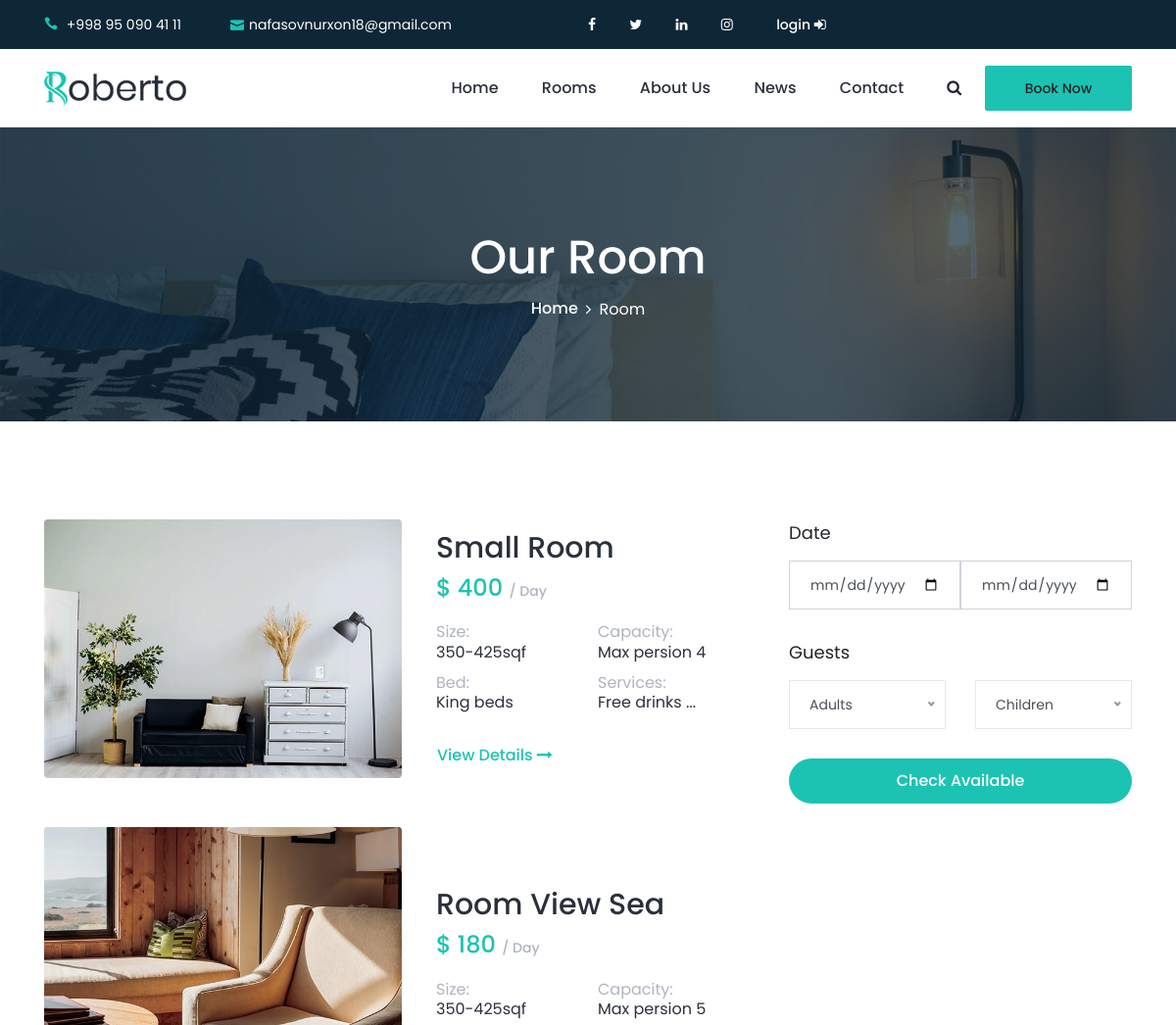
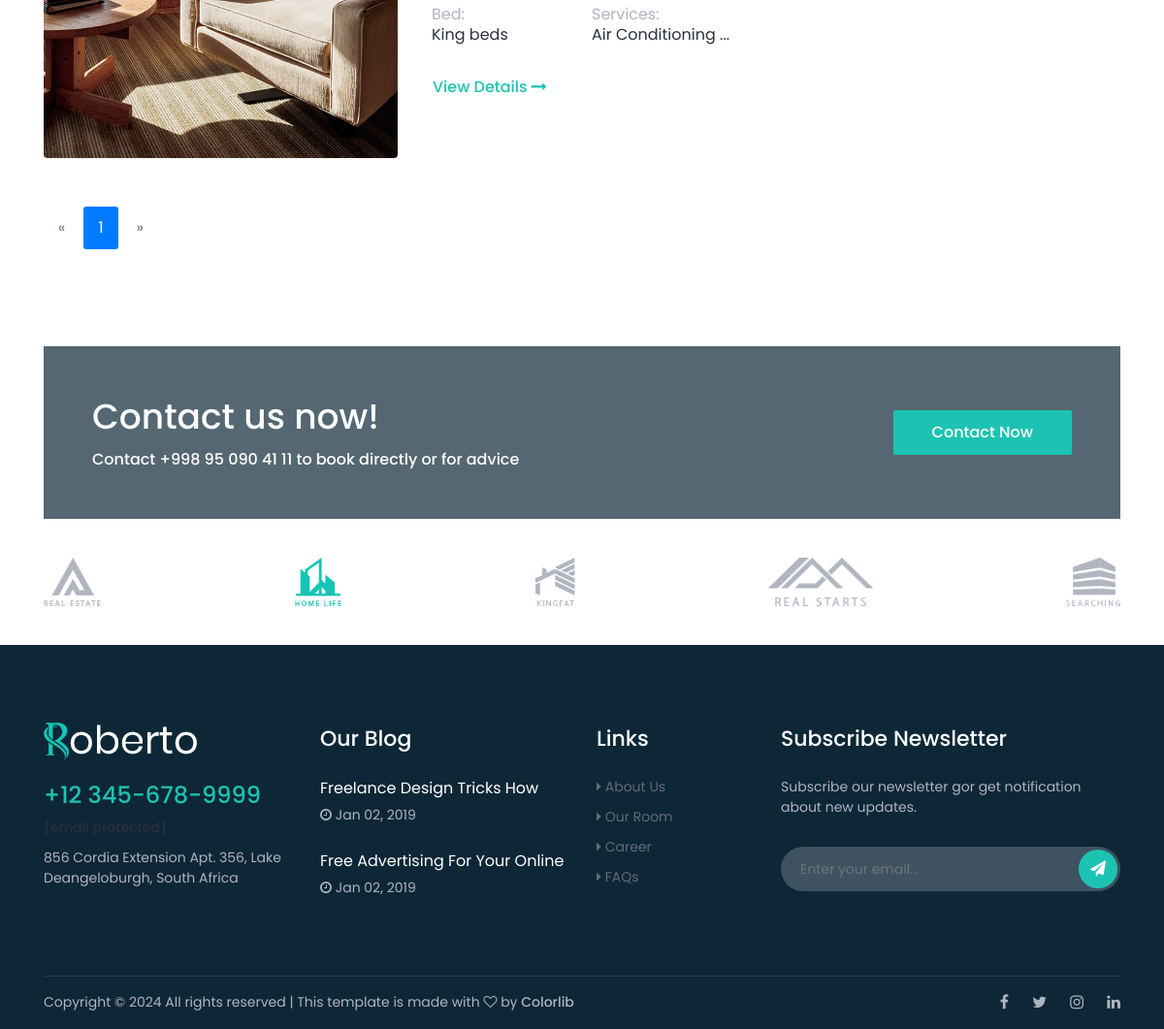
The page /romms/ on the database its author committed (2 pictures, top to bottom).
### apps/main/models.py (models this page shows)
class MeContact(BaseModel):
    phone = models.CharField(max_length=25)
    email = models.EmailField()
    facebook = models.URLField(null=True, blank=True)
    linkedin = models.URLField(null=True, blank=True)
    twitter = models.URLField(null=True, blank=True)
    instagram = models.URLField(null=True, blank=True)
    address = models.CharField(max_length=35, null=True, blank=True)
    open_time = models.TimeField(null=True, blank=True)
    close_time = models.TimeField(null=True, blank=True)

class Partners(BaseModel):
    name = models.CharField(max_length=221)
    image = models.ImageField(upload_to='partners/')
    url = models.URLField(null=True, blank=True)

### apps/rooms/models.py (models this page shows, shortened)
class Rooms(BaseModel):
    title = models.CharField(max_length=221)
    author = models.ForeignKey('auth.User', on_delete=models.SET_NULL, null=True)
    services = models.ManyToManyField(RoomServices, related_name='services')
    bed = models.CharField(max_length=221)
    cost = models.CharField(max_length=25)
    size = models.CharField(max_length=25)
    adults = models.IntegerField(null=True, blank=True)
    children = models.IntegerField(null=True)
    capacity = models.CharField(max_length=40)

class RoomImages(models.Model):
    room = models.ForeignKey(Rooms, on_delete=models.CASCADE, related_name='images')
    image = models.ImageField(upload_to='images/')

class RoomServices(BaseModel):
    title = models.CharField(max_length=50)
    image = models.ImageField(upload_to='images/')

### apps/rooms/views.py (the view)
# urls.py: path('', RoomsView.as_view(), name='rooms'),
class RoomsView(View):
    template_name = 'rooms/room.html'
    def get(self, request, *args, **kwargs):
        print(request.GET)
        rooms = Rooms.objects.all().order_by('-id')
        chick_in = request.GET.get('check_in')
        chick_out = request.GET.get('check_out')
        adults = request.GET.get('adults')
        children = request.GET.get('children')
        print(chick_in, chick_out, adults, children)
        if chick_in and chick_out:
            print(chick_in, chick_out)
            rooms = rooms.filter(~Q(datas__check_in__lte=chick_out) | ~Q(datas__check_out__gte=chick_in))
        if children or adults:
            adults = int(adults)
            children = int(children)
            rooms = rooms.filter(Q(children__gte=children))
            rooms = rooms.filter(Q(adults__gte=adults))
        paginator = Paginator(rooms, 6)
        page = request.GET.get('page')
        rooms = paginator.get_page(page)
        context = {
            'rooms': rooms,
        }
        return render(request, self.template_name, context)

### apps/main/templatetags/Me_contact.py (called while the page is built)
@register.simple_tag()
def me_contact():
    return MeContact.objects.get()

@register.simple_tag()
def partners():
    return Partners.objects.all()

### templates/rooms/room.html (shortened to what this page needs)
{% extends 'base.html' %}
{% load static %}
{% block content %}
    <div class="breadcrumb-area bg-img bg-overlay jarallax"
         style="background-image: url({% static 'img/bg-img/16.jpg' %});">
        <div class="container h-100">
            <div class="row h-100 align-items-center">
                <div class="col-12">
                    <div class="breadcrumb-content text-center">
                        <h2 class="page-title">Our Room</h2>
                        <nav aria-label="breadcrumb">
                            <ol class="breadcrumb justify-content-center">
                                <li class="breadcrumb-item"><a href="{% url 'main:home' %}">Home</a></li>
                                <li class="breadcrumb-item active" aria-current="page">Room</li>
                            </ol>
                        </nav>
                    </div>
                </div>
            </div>
        </div>
    </div>
    <div class="roberto-rooms-area section-padding-100-0">
        <div class="container">
            <div class="row">
                <div class="col-12 col-lg-8">
                    {% for room in rooms %}
                        <div class="single-room-area d-flex align-items-center mb-50 wow fadeInUp"
                             data-wow-delay="100ms">
                            <div class="room-thumbnail">
                                <img src="{{ room.images.first.image.url }}" alt>
                            </div>
                            <div class="room-content">
                                <h2>{{ room.title|slice:35 }}</h2>
                                <h4>{{ room.cost }} <span>/ Day</span></h4>
                                <div class="room-feature">
                                    <h6>Size: <span>{{ room.size }}</span></h6>
                                    <h6>Capacity: <span>{{ room.capacity }}</span></h6>
                                    <h6>Bed: <span>{{ room.bed }}</span></h6>
                                    <h6>Services: <span>{{ room.services.first.title }} ...</span></h6>
                                </div>
                                <a href="{% url 'rooms:room_detail' room.id %}" class="btn view-detail-btn">View Details <i class="fa fa-long-arrow-right"
                                                                                        aria-hidden="true"></i></a>
                            </div>
                        </div>
                    {% endfor %}
                    <nav class="roberto-pagination wow fadeInUp mb-100" data-wow-delay="1000ms">
                        <ul class="pagination">
                            {% if rooms.has_previous %}
                                <span class="page-item"><a class="page-link"
                                                           href="?page={{ rooms.previous_page_number }}">&laquo;</a></span>
                            {% else %}
                                <span class="page-item disabled"><span class="page-link">&laquo;</span></span>
                            {% endif %}
                            {% for i in rooms.paginator.page_range %}
                                {% if rooms.number == i %}
                                    <span class="page-item active"><span class="page-link">{{ i }}</span></span>
                                {% else %}
                                    <span class="page-item"><a class="page-link" href="?page={{ i }}">{{ i }}</a></span>
                                {% endif %}
                            {% endfor %}
                            {% if rooms.has_next %}
                                <span class="page-item"><a class="page-link" href="?page={{ rooms.next_page_number }}">&raquo;</a></span>
                            {% else %}
                                <span class="page-item disabled"><span class="page-link">&raquo;</span></span>
                            {% endif %}
                        </ul>
                    </nav>
                </div>
                <div class="col-12 col-lg-4">
                    <div class="hotel-reservation--area mb-100">
                        <form action="#" method="get">
                            <div class="form-group mb-30">
                                <label for="checkInDate">Date</label>
                                <div class="" id="datepicker">
                                    <div class="row no-gutters">
                                        <div class="col-6">
                                            <input type="date" class="input-small form-control" id="checkInDate"
                                                   name="check_in" placeholder="Check In">
                                        </div>
                                        <div class="col-6">
                                            <input type="date" class="input-small form-control" name="check_out"
                                                   placeholder="Check Out">
                                        </div>
                                    </div>
                                </div>
                            </div>
                            <div class="form-group mb-30">
                                <label for="guests">Guests</label>
                                <div class="row">
                                    <div class="col-6">
                                    </div>
                                    <div class="col-6">
                                    </div>
                                </div>
                            </div>
                            <div class="form-group">
                                <button type="submit" class="btn roberto-btn w-100">Check Available</button>
                            </div>
                        </form>
                    </div>
                </div>
            </div>
        </div>
    </div>
{% endblock %}

### templates/navbar.html (shortened to what this page needs)
{% load static %}
{% load Me_contact %}
{% me_contact as me_contact %}
<header class="header-area">
    <div class="search-form d-flex align-items-center">
        <div class="container">
            <form action="https://preview.colorlib.com/theme/roberto/index.html" method="get">
                <button type="submit"></button>
            </form>
        </div>
    </div>
    <div class="top-header-area">
        <div class="container">
            <div class="row">
                <div class="col-6">
                    <div class="top-header-content">
                        <a href="tel://{{ me_contact.phone }}"><i class="icon_phone"></i>
                            <span>{{ me_contact.phone }}</span></a>
                        <a href="mailto:{{ me_contact.email }}"><i class="icon_mail"></i>{{ me_contact.email }}</a>
                    </div>
                </div>
                <div class="col-3">
                    <div class="top-header-content">
                        <div class="top-social-area ml-auto">
                            <a href="{{ me_contact.facebook }}"><i class="fa fa-facebook" aria-hidden="true"></i></a>
                            <a href="{{ me_contact.twitter }}"><i class="fa fa-twitter" aria-hidden="true"></i></a>
                            <a href="{{ me_contact.linkedin }}"><i class="fa fa-linkedin" aria-hidden="true"></i></a>
                            <a href="{{ me_contact.instagram }}"><i class="fa fa-instagram" aria-hidden="true"></i></a>
                        </div>
                    </div>
                </div>
                <div class="col-3">
                    <div class="top-header-content">
                        <div class="top-social-area ml-auto">
                            {% if request.user.is_authenticated %}
                                <a style="margin-left: 10px">{{ request.user }}</a>
                                <a href="{% url 'contact:change_password' %}"><i class="fa fa-repeat"></i></a>
                                <a href="{% url 'contact:logout' %}"><span> logout </span><i class="fa fa-sign-out"></i></a>
                            {% else %}
                                <a href="{% url 'contact:login' %}"><span>login </span><i class="fa fa-sign-in"></i> </a>
                            {% endif %}
                        </div>
                    </div>
                </div>
            </div>
        </div>
    </div>
    <div class="main-header-area">
        <div class="classy-nav-container breakpoint-off">
            <div class="container">
                <nav class="classy-navbar justify-content-between" id="robertoNav">
                    <a class="nav-brand" href="{% url 'main:home' %}"><img src="{% static 'img/core-img/logo.png' %}"
                                                                           alt></a>
                    <div class="classy-menu">
                        <div class="classynav">
                            <ul id="nav">
                                <li class="active"><a href="{% url 'main:home' %}">Home</a></li>
                                <li><a href="{% url 'rooms:rooms' %}">Rooms</a></li>
                                <li><a href="{% url 'main:about' %}">About Us</a></li>
                                <li><a href="{% url 'blog:blog' %}">News</a></li>
                                <li><a href="{% url 'contact:contact' %}">Contact</a></li>
                            </ul>
                            <div class="search-btn ml-4">
                                <i class="fa fa-search" aria-hidden="true"></i>
                            </div>
                            <div class="mt-2 mb-2 ml-4">
                                <a class="roberto-btn" href="{% url 'rooms:rooms' %}">Book Now</a>
                            </div>
                        </div>
                    </div>
                </nav>
            </div>
        </div>
    </div>
</header>

### templates/partner.html
{% load static %}
{% load Me_contact %}
{% me_contact as me_contact %}
{% partners as partners %}
<section class="roberto-cta-area">
    <div class="container">
        <div class="cta-content bg-img bg-overlay jarallax"
             style="background-image: url({% static 'img/bg-img/1.jpg' %});">
            <div class="row align-items-center">
                <div class="col-12 col-md-7">
                    <div class="cta-text mb-50">
                        <h2>Contact us now!</h2>
                        <h6>Contact {{ me_contact.phone }} to book directly or for advice</h6>
                    </div>
                </div>
                <div class="col-12 col-md-5 text-right">
                    <a href="{% url 'contact:contact' %}" class="btn roberto-btn mb-50">Contact Now</a>
                </div>
            </div>
        </div>
    </div>
</section>
<div class="partner-area">
    <div class="container">
        <div class="row">
            <div class="col-12">
                <div class="partner-logo-content d-flex align-items-center justify-content-between wow fadeInUp"
                     data-wow-delay="300ms">
                    {% for partner in partners %}
                        <a href="{{ partner.url }}" class="partner-logo"><img src="{{ partner.image.url }}" alt></a>
                    {% endfor %}
                </div>
            </div>
        </div>
    </div>
</div>

### static/css/default-assets/classy-nav.css (style rules this page uses)
.classy-nav-container { position: relative; z-index: 1; background-color: #ffffff; }
.classy-nav-container * { box-sizing: border-box; }
.classy-nav-container a { -webkit-transition-duration: 500ms; transition-duration: 500ms; text-decoration: none; outline: none; font-size: 14px; color: #232323; display: inline-block; }
.justify-content-between { -webkit-box-pack: justify; -ms-flex-pack: justify; justify-content: space-between; }
.justify-content-center { -webkit-box-pack: center; -ms-flex-pack: center; justify-content: center; }
.classy-navbar { width: 100%; height: 80px; display: -webkit-box; display: -ms-flexbox; display: flex; -webkit-box-align: center; -ms-flex-align: center; -ms-grid-row-align: center; align-items: center; }
.classy-navbar .nav-brand { font-size: 26px; font-weight: 500; color: #232323; display: inline-block; margin-right: 30px; }
.classynav ul li { display: inline-block; clear: both; position: inherit; z-index: 10; }
.classynav ul li a { padding: 0 15px; display: block; height: 40px; font-size: 14px; line-height: 39px; }
.breakpoint-off .classynav { display: -webkit-box; display: -ms-flexbox; display: flex; -webkit-box-align: center; -ms-flex-align: center; -ms-grid-row-align: center; align-items: center; }

### static/css/style.css (style rules this page uses)
.icon_search, .icon_star, .icon_mail, .icon_phone { font-family: 'ElegantIcons'; speak: none; font-style: normal; font-weight: normal; font-variant: normal; text-transform: none; line-height: 1; -webkit-font-smoothing: antialiased; }
.icon_mail:before { content: "\e076"; }
.icon_phone:before { content: "\e090"; }

### rows shown on the page
MeContact: phone "+998 95 090 41 11", email "nafasovnurxon18@gmail.com"
Rooms: images.first.image (picture), title "Small Room", cost "$ 400", size "350-425sqf", capacity "Max persion 4", bed "King beds", services.first "Free drinks"
Rooms: images.first.image (picture), title "Room View Sea", cost "$ 180", size "350-425sqf", capacity "Max persion 5", bed "King beds", services.first "Air Conditioning"
Partners: image (picture)
Partners: image (picture)
Partners: image (picture)
Partners: image (picture)
Partners: image (picture)

### other values the page prints
{{ i }} "1"
